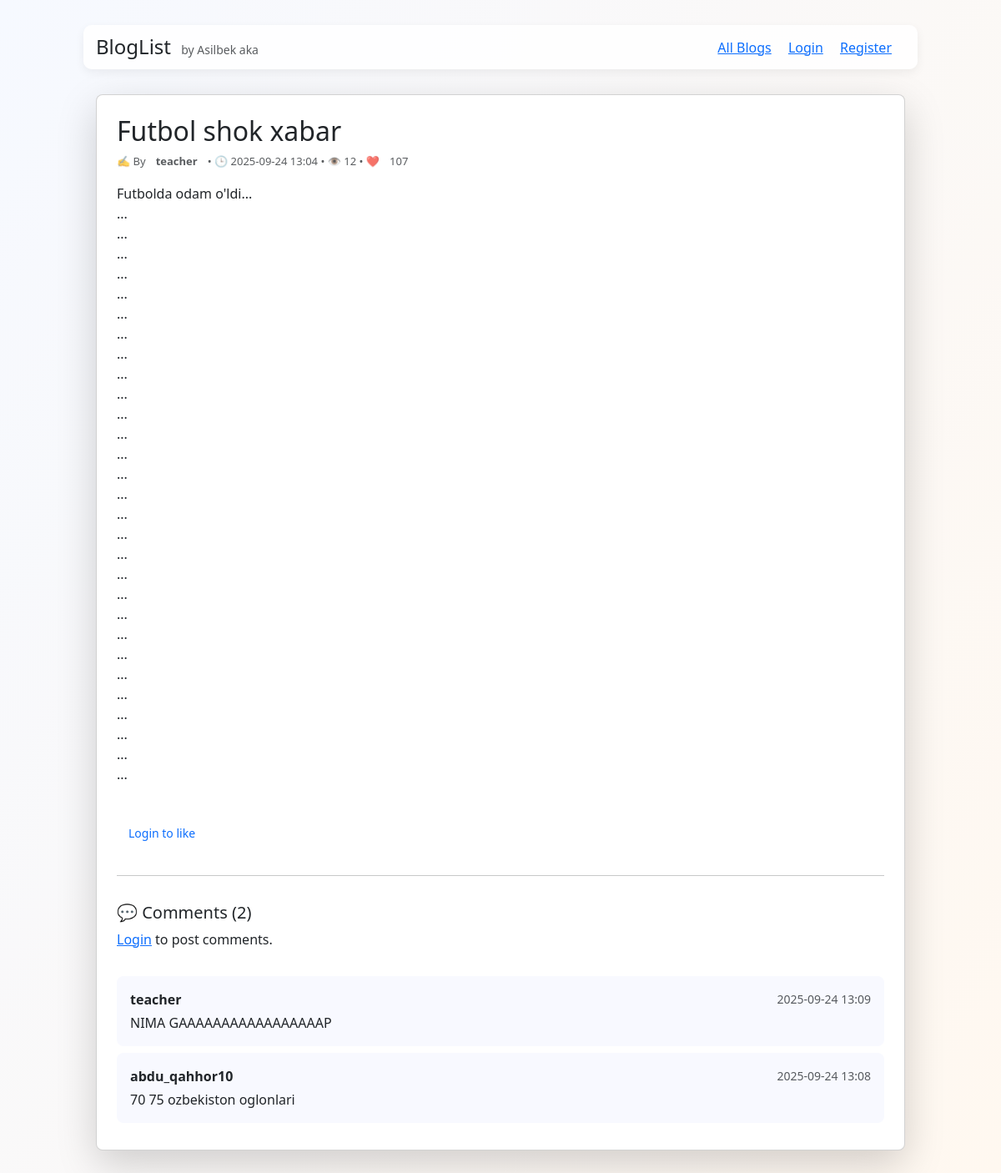
The page /blog/1 on the database its author committed.
### models.py (models this page shows)
class Blog(db.Model):
    id = db.Column(db.Integer, primary_key=True)
    title = db.Column(db.String(150), nullable=False)
    content = db.Column(db.Text, nullable=False)
    image = db.Column(db.String(150), nullable=True)  # Rasm nomi shu ustunda saqlanadi
    views = db.Column(db.Integer, default=0)
    likes = db.Column(db.Integer, default=0)
    created_at = db.Column(db.DateTime, default=datetime.utcnow)
    user_id = db.Column(db.Integer, db.ForeignKey('user.id'), nullable=False)

class User(db.Model, UserMixin):
    id = db.Column(db.Integer, primary_key=True)
    username = db.Column(db.String(50), unique=True, nullable=False)
    email = db.Column(db.String(120), unique=True, nullable=False)
    password = db.Column(db.String(200), nullable=False)
    blogs = db.relationship('Blog', backref='author', lazy=True)
    comments = db.relationship('Comment', backref='user', lazy=True)

class Comment(db.Model):
    id = db.Column(db.Integer, primary_key=True)
    text = db.Column(db.Text, nullable=False)
    created_at = db.Column(db.DateTime, default=datetime.utcnow)
    user_id = db.Column(db.Integer, db.ForeignKey('user.id'), nullable=False)
    blog_id = db.Column(db.Integer, db.ForeignKey('blog.id'), nullable=False)

### app.py (the view, shortened to what this page needs)
@app.route('/blog/<int:blog_id>', methods=['GET','POST'])
def blog_detail(blog_id):
    blog = Blog.query.get_or_404(blog_id)
    blog.views = (blog.views or 0) + 1
    db.session.commit()
    form = CommentForm()
    comments = Comment.query.filter_by(blog_id=blog.id).order_by(Comment.created_at.desc()).all()
    return render_template('blog_detail.html', blog=blog, form=form, comments=comments)

### templates/blog_detail.html (shortened to what this page needs)
{% extends "base.html" %}
{% block content %}
<div class="card p-4 shadow-lg rounded-3 blog-detail">
  <h2 class="mb-2">{{ blog.title }}</h2>
  <div class="meta mb-3 text-muted">
    ✍️ By <strong>{{ blog.author.username }}</strong>
    • 🕒 {{ blog.created_at.strftime('%Y-%m-%d %H:%M') }}
    • 👁️ {{ blog.views }}
    • ❤️ <span id="likes-{{ blog.id }}">{{ blog.likes }}</span>
  </div>
  <div class="content mb-4">
    <p style="white-space:pre-wrap;">{{ blog.content }}</p>
  </div>
  <div class="like-section mb-3">
    {% if current_user.is_authenticated %}
      <button class="btn btn-outline-danger like-btn" onclick="sendLike({{ blog.id }}, this)">
        ❤️ Like
      </button>
    {% else %}
      <a href="{{ url_for('login') }}" class="btn btn-sm btn-outline-primary">Login to like</a>
    {% endif %}
  </div>
  <hr>
  <h5 class="mt-3">💬 Comments ({{ comments|length }})</h5>
  {% if current_user.is_authenticated %}
    <form method="POST" class="mb-3">
      {{ form.hidden_tag() }}
      <div class="mb-2">
        {{ form.text(class="form-control", placeholder="Write a comment...") }}
      </div>
      <button class="btn btn-primary">{{ form.submit.label }}</button>
    </form>
  {% else %}
    <p><a href="{{ url_for('login') }}">Login</a> to post comments.</p>
  {% endif %}
  <div class="comments-list mt-3">
    {% for c in comments %}
      <div class="p-3 mb-2 comment-box">
        <div class="d-flex justify-content-between align-items-center mb-1">
          <strong>{{ c.user.username }}</strong>
          <small class="text-muted">{{ c.created_at.strftime('%Y-%m-%d %H:%M') }}</small>
        </div>
        <p class="m-0">{{ c.text }}</p>
      </div>
    {% else %}
      <p>No comments yet.</p>
    {% endfor %}
  </div>
</div>
{% endblock %}

### static/css/style.css (style rules this page uses)
body { font-family: 'Segoe UI', Tahoma, Geneva, Verdana, sans-serif; background: linear-gradient(120deg,#f6f9ff,#fff8f0); margin:0; padding:0; }
.meta { display:flex; gap:12px; font-size:13px; color:#6b7280; }
.comment-box { transition: max-height .3s ease; overflow:hidden; }
.btn { padding:8px 14px; border-radius:8px; border: none; cursor:pointer; }
.comment-box { background: #f8f9ff; border-radius: 8px; transition: 0.2s; }

### rows shown on the page
Blog: title "Futbol shok xabar", created_at "2025-09-24 13:04", views "12", likes "107", content "Futbolda odam o'ldi... ... ... ... ... ... ... ... ... ... ... ... ... ... ... ... ... ... ... ... ... ... ... ... ... ... ... ... ... ..."
User: author.username "teacher"
Comment: user.username "teacher", created_at "2025-09-24 13:09", text "NIMA GAAAAAAAAAAAAAAAAAP"
Comment: user.username "abdu_qahhor10", created_at "2025-09-24 13:08", text "70 75 ozbekiston oglonlari"

### other values the page prints
{{ comments|length }} "2"
